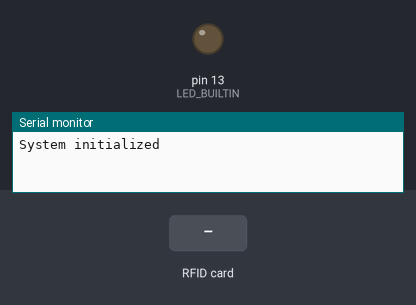
Bench run of a sketch on a simulated Arduino Nano, built with avr-gcc and run on an emulated ATmega328P. Parts: output pins drawn as LEDs (lit = HIGH), the last lines printed to the serial monitor. Inputs (shaded band) come from the test bench. No radio packets arrive unless stated.

Above: at 1.2 s.
1.3 s: RFID card 5E 7A 19 C4 held to the reader
At 2.11 s:
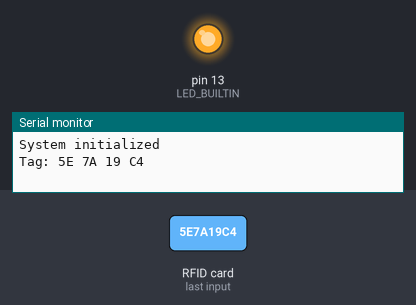
Timing chart, 0 to 4.3 s (numbered marks = the images above; inputs shaded):
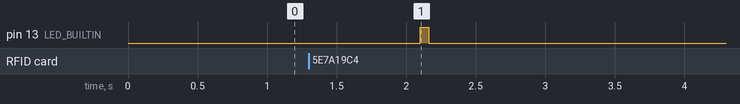

Measured:
- after the input at 1.3 s, pin 13 (LED_BUILTIN): LOW → HIGH after 0.80 s, → LOW 0.06 s later

The sketch:

elegoo-nano-nfc-reader.ino
```cpp
// for I2C Communication
#include <Wire.h>
#include <PN532_I2C.h>
#include <PN532.h>
#include <NfcAdapter.h>
#include <VirtualWire.h>
#define TxPin 12
PN532_I2C pn532_i2c(Wire);
NfcAdapter nfc = NfcAdapter(pn532_i2c);

String tagId = "None";
byte nuidPICC[4];

void setup(void) {
  pinMode(12, INPUT);
  Serial.begin(115200);
  Serial.println("System initialized");

  pinMode(LED_BUILTIN, OUTPUT);
  nfc.begin();

  // Initialise the IO and ISR
  vw_set_ptt_inverted(true); // Required for DR3100
  vw_setup(2000);  // Bits per sec
}

void loop() {
  readNFC();
}

void readNFC() {
  if (nfc.tagPresent())
  {
    NfcTag tag = nfc.read();
    //tag.print();
    tagId = tag.getUidString();
    Serial.println("Tag: " + tagId);

    digitalWrite(LED_BUILTIN, HIGH);

    const char *msg = "Bonsoir tous le monde";
    vw_send((uint8_t *)msg, strlen(msg));
    vw_wait_tx(); // Wait until the whole message is gone


    //delay(500);
    digitalWrite(LED_BUILTIN, LOW);
  }
  delay(1000);
}
```
